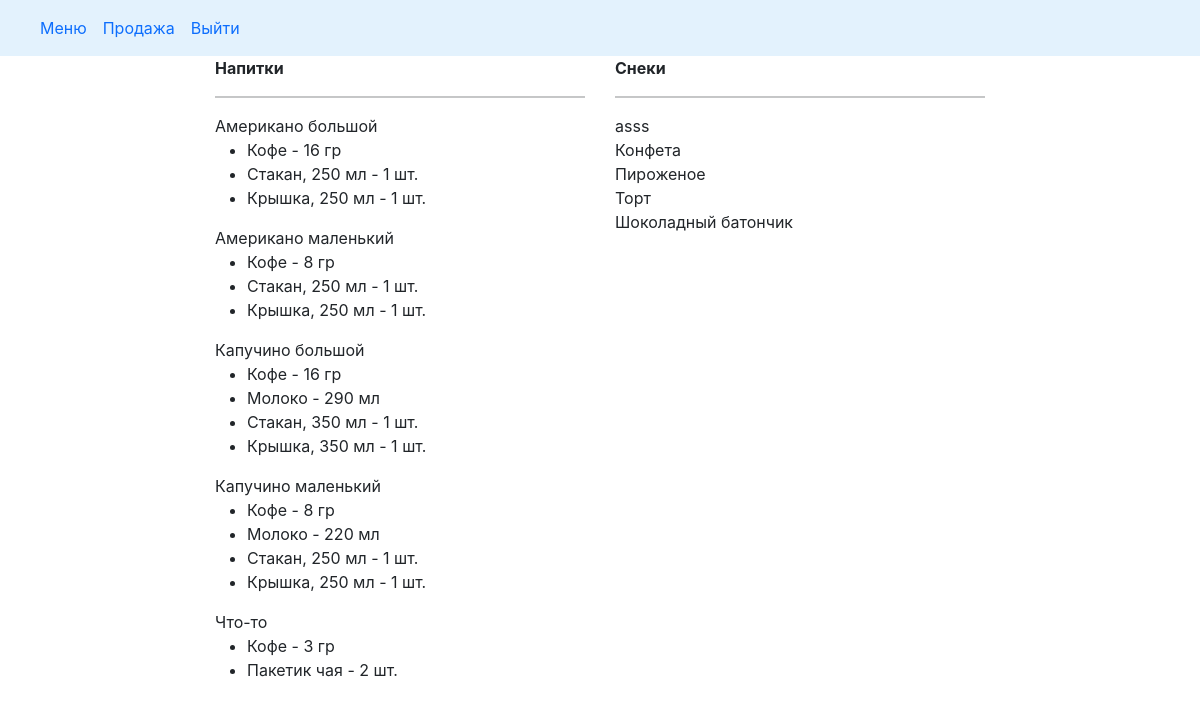
Before: /menu with the older database file.
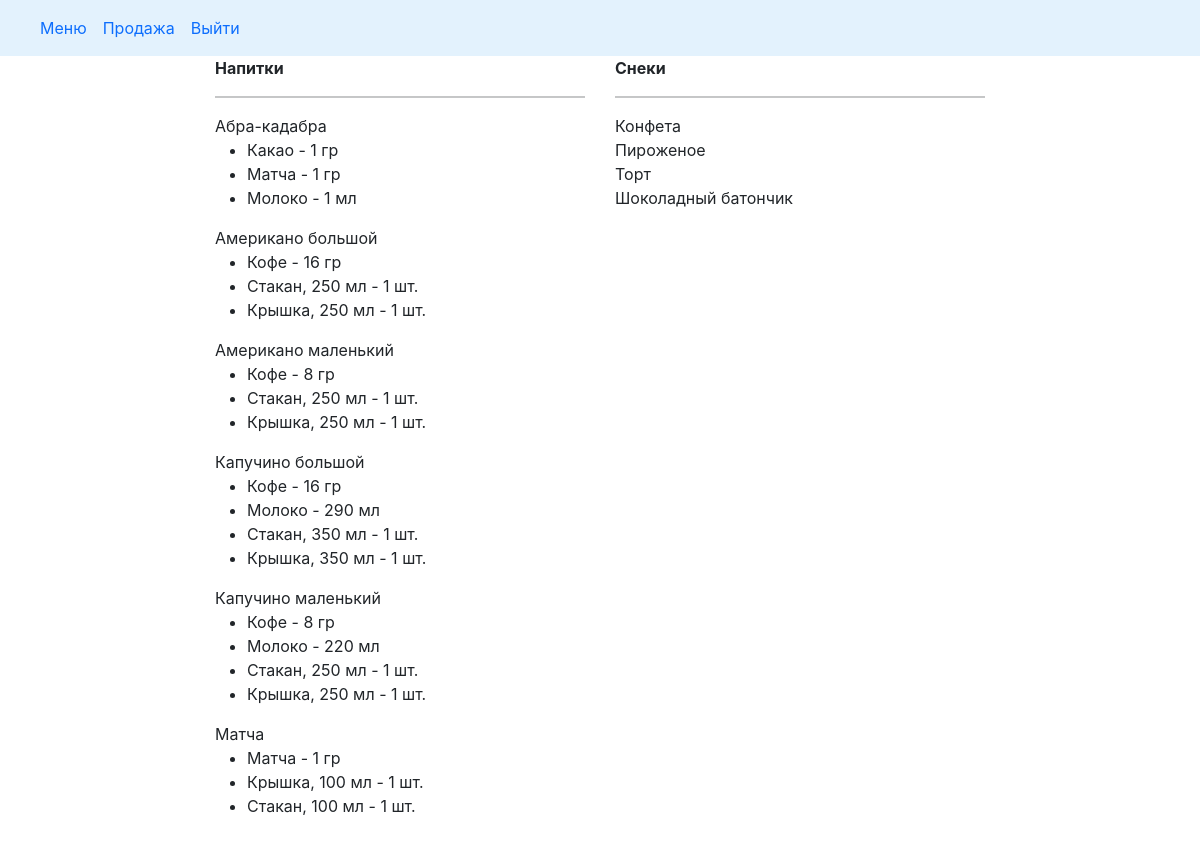
After: the same page with the newer database file.
### cafecrm/models.py (models this page shows, shortened)
class Drink(models.Model):
    DRINK = 'drink'
    SNACK = 'snack'
    MENU_TYPE = ((DRINK, 'напиток'), (SNACK, 'штучный товар'))
    drink_name = models.CharField(max_length=50, verbose_name='Название')
    slug = models.SlugField(unique='drink_name', blank=True)
    menu_type = models.CharField(max_length=20, choices=MENU_TYPE, verbose_name='Категория')
    class Meta:
        ordering = ('drink_name',)
        verbose_name = 'Drink'
        verbose_name_plural = 'Drinks'

class DrinkItem(models.Model):
    drink = models.ForeignKey(Drink, related_name='items', on_delete=models.CASCADE, verbose_name='Название')
    product = models.ForeignKey(Products, related_name='drink_items', on_delete=models.PROTECT, verbose_name='Продукт')
    quantity = models.PositiveIntegerField(default=0, verbose_name='Количество')

class Products(models.Model):
    PRODUCT = 'product'
    SNACK = 'snack'
    TARE = 'tare'
    PRODUCT_TYPE = ((PRODUCT, 'продукт'), (SNACK, 'штучный товар'), (TARE, 'тара'))
    PC = 'шт.'
    ML = 'мл'
    GR = 'гр'
    UNITS = ((PC, 'шт.'), (ML, 'мл'), (GR, 'гр'))
    product_name = models.CharField(max_length=250, verbose_name='Наименование')
    unit = models.CharField(max_length=20, choices=UNITS, verbose_name='Единица измерения')
    product_type = models.CharField(max_length=20, choices=PRODUCT_TYPE, verbose_name='Категория')
    slug = models.SlugField(max_length=200, db_index=True, unique='product_name')
    price = models.DecimalField(max_digits=10, decimal_places=2, default=0.00, verbose_name='Цена')
    stock = models.PositiveIntegerField(default=0, verbose_name='Остаток')
    min_stock = models.PositiveSmallIntegerField(default=0, verbose_name='Минимальный остаток')
    description = models.TextField(blank=True, verbose_name='Описание')
    need_to_order = property(
        lambda self: (self.min_stock - self.stock if self.stock < self.min_stock else 0)
        )
    class Meta:
        verbose_name = 'Product'
        verbose_name_plural = 'Products'
        ordering = ['product_type', 'product_name']
        index_together = (('id', 'slug'),)
    def __str__(self):
        return '{}'.format(self.product_name)

### cafecrm/views.py (the view)
# urls.py: path('menu', views.menu, name='menu'),
def menu(request):
    menu_drinks = Drink.objects.filter(menu_type='drink').order_by('drink_name')
    menu_snack = Drink.objects.filter(menu_type='snack').order_by('drink_name')
    drink_items = DrinkItem.objects.all()
    context = {
        'drink_items': drink_items,
        'menu_drinks': menu_drinks,
        'menu_snack': menu_snack,
    }
    return render(request,
                  'cafecrm/menu.html', context)

### doc_temp/context_processors.py (called while the page is built)
def doc(request):
    return {'doc_temp': Doctemp(request)}

### templates/cafecrm/menu.html (shortened to what this page needs)
{% extends "cafecrm/base.html" %}
{% load static %}
{% block content %}
     <div class="row justify-content-center">
    <div class="col-4">
    <b>Напитки</b>
    <hr>
      {% for el in menu_drinks %}
        {{ el.drink_name }}
        <ul>
            {% for item in drink_items %}
                {% if item.drink_id == el.id %}
                <li>
                    {{ item.product }} - {{ item.quantity }} {{ item.product.unit }}
                </li>
                {% endif %}
            {% endfor %}
        </ul>
    {% endfor %}
    </div>
    <div class="col-4">
      <b>Снеки</b>
    <hr>
    {% for sn in menu_snack %}
        {{ sn.drink_name }}
        <br>
    {% endfor %}
    </div>
  </div>
{% endblock %}

Changed rows visible on the page:
removed Drink: drink_name "Что-то"
removed DrinkItem: product "Кофе", quantity "3", product.unit "гр", shown under "Что-то"
removed DrinkItem: product "Пакетик чая", quantity "2", product.unit "шт.", shown under "Что-то"
removed Drink: drink_name "asss"
added Drink: drink_name "Абра-кадабра"
added DrinkItem: product "Какао", quantity "1", product.unit "гр", shown under "Абра-кадабра"
added DrinkItem: product "Матча", quantity "1", product.unit "гр", shown under "Абра-кадабра"
added DrinkItem: product "Молоко", quantity "1", product.unit "мл", shown under "Абра-кадабра"
added Drink: drink_name "Матча"
added DrinkItem: product "Матча", quantity "1", product.unit "гр"
added DrinkItem: product "Крышка, 100 мл", quantity "1", product.unit "шт.", shown under "Матча"
added DrinkItem: product "Стакан, 100 мл", quantity "1", product.unit "шт.", shown under "Матча"
